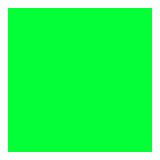
#> input picture pic/green.png, 20 x 20 px, given in place of the camera (shown 8 times larger)
$ python move2.py   (older library calls are emulated)
#> lines starting #> are read from the running program, lines starting #| are printed output that depends on the picture

#基本的运动物体检测
#计算帧之间的差异，或考虑“背景”帧与其他帧之间的差异
import cv2
import numpy as np
import time

##设置为默认摄像头
camera = cv2.VideoCapture(0)

#getStructuringElement是获取常用的结构元素的形状，MORPH_ELLIPSE是椭圆（包括圆形），后面定义的是大小
es = cv2.getStructuringElement(cv2.MORPH_ELLIPSE,(9,4))
kernel = np.ones((5,5),np.uint8)
background = None

while  True:
     ret, frame = camera.read()
#> frame is the input picture: shape (20, 20, 3); mean B, G, R 92.2, 255, 48.5
     if background is None:#初始化背景，后面的图像均以此为背景,即第一张图
          background =  cv2.cvtColor(frame,cv2.COLOR_BGR2GRAY)###灰度化图像
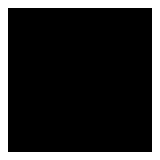
#> background: shape (20, 20) (shown 8 times larger); values 156 (black) and 255 (white), 19% white in thin lines or dots
          background =  cv2.GaussianBlur(background,(21,21),0)###进行模糊处理
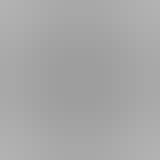
#> background: shape (20, 20) (shown 8 times larger); min 158, max 178, mean 166.8
          continue# 跳出这个循环
     gray_frame = cv2.cvtColor(frame,cv2.COLOR_BGR2GRAY)
     gray_frame = cv2.GaussianBlur(gray_frame,(21,21),0)
     #打开系统默认的摄像头获得的视频图像，并将第一帧设置为整个输入的背景
     #对于每个从该点以后读取的帧都会计算其与背景之间的差异
     diff = cv2.absdiff(background, gray_frame) #计算背景帧与当前帧的差值
     diff = cv2.threshold(diff,60,255,cv2.THRESH_BINARY)[1]#25为阈值，255为超过阈值被赋予的值
     diff = cv2.dilate(diff,es,iterations = 2)#进行图片膨胀，iterations为膨胀次数为2，
     #findContours函数计算一幅图像中目标的轮廓，diff.copy()为输入的二值单通道图像
     # 轮廓CV_RETR_EXTERNAL表示只检测外轮廓
     image,cnts,hierarchy = cv2.findContours(diff.copy(),cv2.RETR_EXTERNAL,cv2.CHAIN_APPROX_SIMPLE)

     for c in cnts:
          if cv2.contourArea(c) < 5000:
               continue
          #c是一个二值图，boundingRect是矩形边框函数，用一个最小的矩形，把找到的形状包起来；
          #x,y是矩形左上点的坐标；w,h是矩阵的宽和高
          (x,y,w,h) = cv2.boundingRect(c)
          #rectangle画出矩形，frame是原图，(x,y)是矩阵的左上点坐标，(x+w,y+h)是矩阵右下点坐标
          #(0,255,0)是画线对应的rgb颜色，2是画线的线宽
          cv2.rectangle(frame,(x,y),(x+w,y+h),(0,255,0),2)
          print ("sth move")
          time.sleep(1)

     cv2.imshow("contours",frame)##显示轮廓的图像
     cv2.imshow("dif",diff)

     if cv2.waitKey(1000 // 12) & 0xff == ord("q"):##书上原给的是1000/12但是会报错,改为//后就没有问题了
          break

cv2.destroyAllWindows( )
camera.release()
